Frame 1 (no input): blank canvas, image omitted
Frame 60 (no input): blank canvas, image omitted
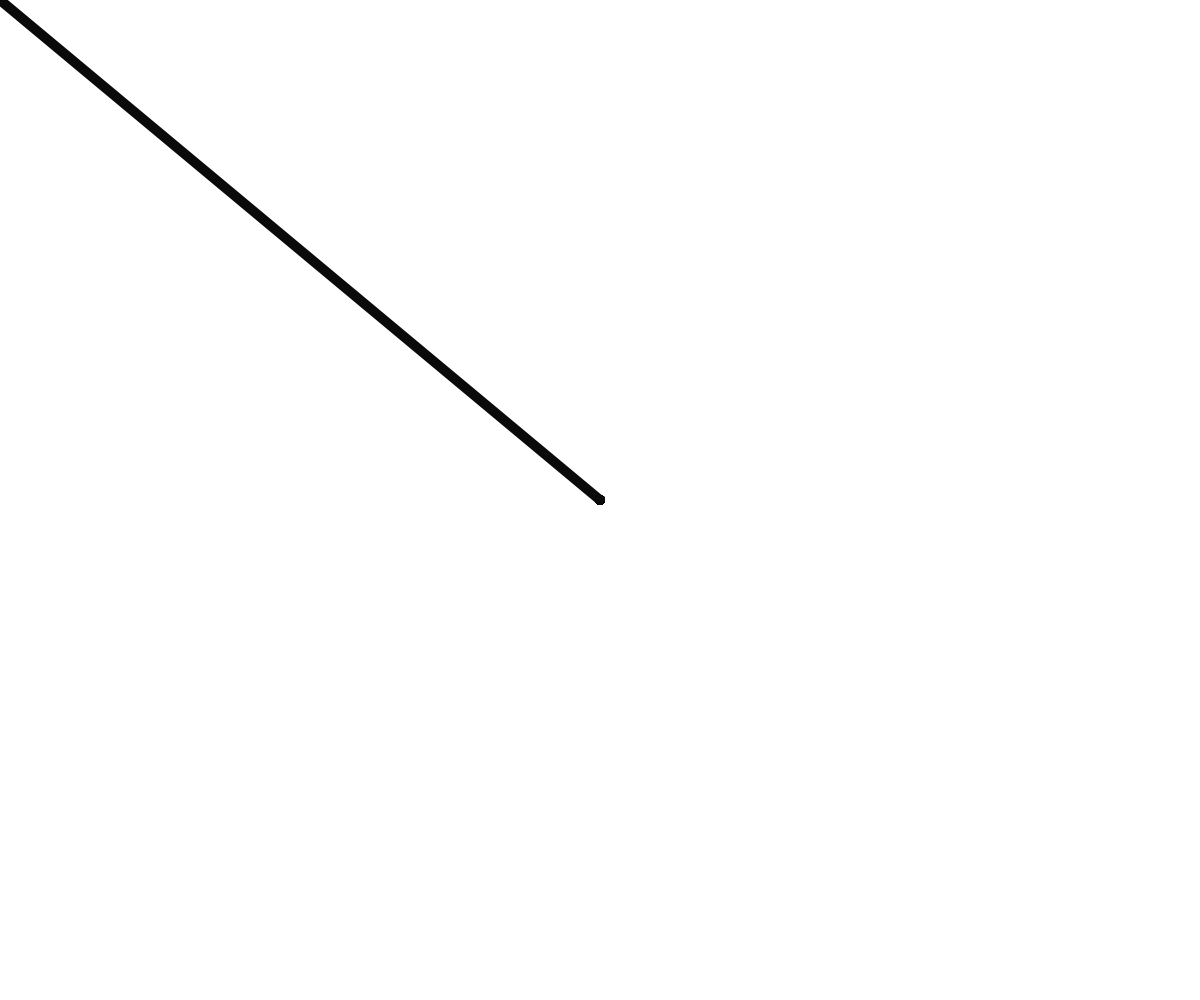
Frame 120 (the mouse pressed at the canvas centre since frame 60)

The p5.js sketch whose frames 1 and 60 were blank and that drew this single picture after the mouse press (run headless with seeded random() and noise() and a simulated clock; from frame 60 on, the mouse is pressed at the canvas centre):

// p5.js sketch
// ── sketch.js
let penState = 1;

function setup() {
  createCanvas(windowWidth, windowHeight);
}

function draw() {
  if (mouseIsPressed) {
    if (penState == 1) {
      strokeWeight(10);
      stroke(10);
      line(mouseX, mouseY, pmouseX, pmouseY);
    }
    if (penState == 2) {
      fill("red");
      noStroke();
      ellipse(mouseX, mouseY, 60, 60);
    }
  }
}

function keyTyped() {
  if (key == 'e') {
    penState = 2;
  }
  if (key == 'r') {
    penState = 1;
  }
}
